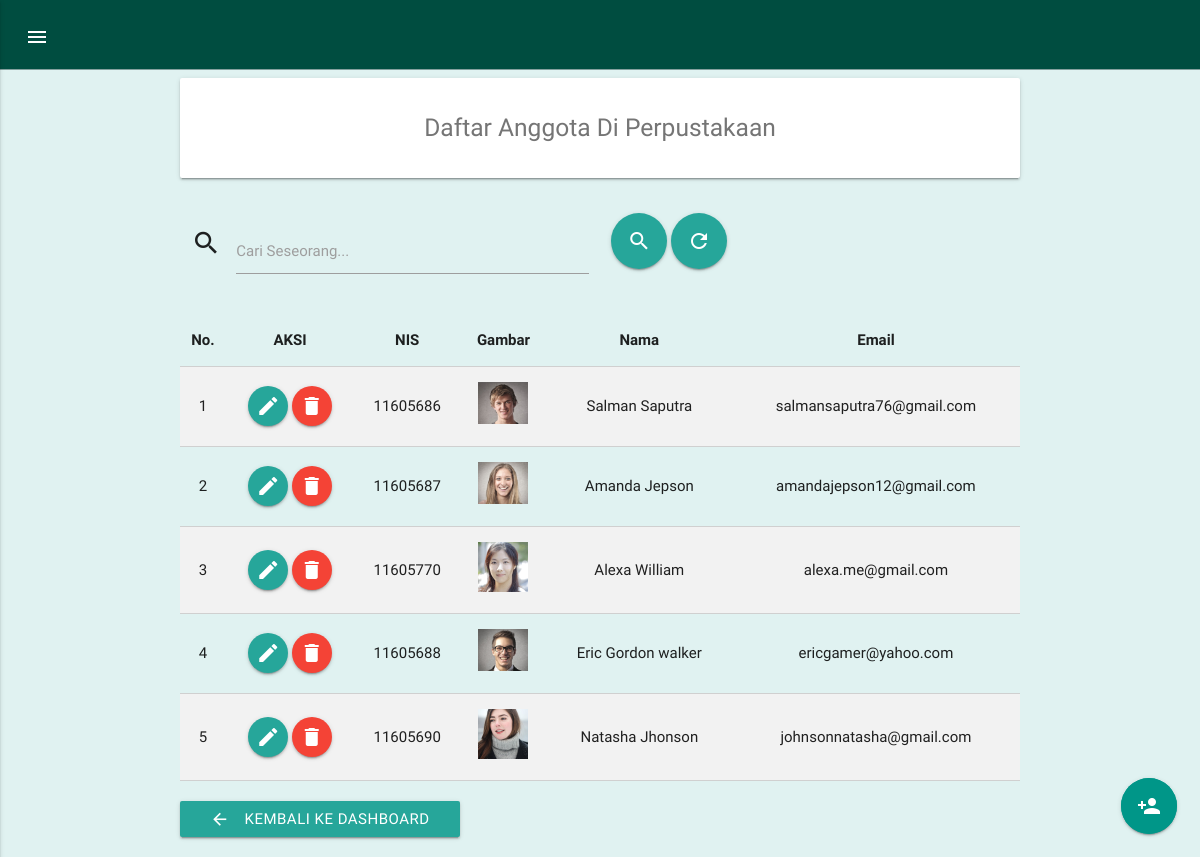
Screenshot of /anggota/anggota.php (signed in) with the database file from the repository.
### tables this page shows
CREATE TABLE `tb_anggota` (
  `id_anggota` int(11) NOT NULL,
  `nis` int(8) NOT NULL,
  `gambar` varchar(100) NOT NULL,
  `nama` varchar(100) NOT NULL,
  `email` varchar(50) NOT NULL
);

### anggota/functions.php (called while the page is built, shortened)
<?php
$conn = mysqli_connect("localhost","root","","perpustakaan");
function query($query){
	global $conn;
	$result = mysqli_query($conn, $query);
	$rows = [];
	while( $row = mysqli_fetch_assoc($result) ){
		$rows[] = $row;
	}
	return $rows;
}
?>

### anggota/anggota.php (the view, shortened to what this page needs)
<?php
require 'functions.php';
$anggota = query("SELECT * FROM tb_anggota");
?>
<!DOCTYPE html>
  <html>
    <head>
      <link rel="stylesheet" href="../css/materialize.min.css">
      <link rel="stylesheet" href="../css/style.css">
    </head>
    <body>
        <div class="main">
          <div class="navigation">
            <a href="#" data-activates="slide-out" class="button-collapse"><i class="material-icons">menu</i></a>
          </div>
        </div>
        <div class="container">
          <div class="row">
            <div class="col l12 m12 s12">
              <div class="card-panel">
                <h5 class="text-darken-2 center">Daftar Anggota Di Perpustakaan</h5>
              </div>
            </div>
          </div>
          <div class="row">
              <form action="" method="post" class="col m12 s12">
                <div class="input-field col m6 s12">
                  <i class="material-icons prefix">search</i>
                  <input id="keyword" type="text" name="keyword" class="validate">
                  <label for="keyword">Cari Seseorang...</label>
                </div>
                <div class="col m6 s12">
                  <button type="submit" name="cari" class="btn btn-floating btn-large"><i class="material-icons">search</i></button>
                  <button type="submit" name="back" class="btn btn-floating btn-large"><i class="material-icons">refresh</i></button>
                </div>
              </form>
          </div>
          <div id="container">
            <div class="row">
              <div class="col s12">
                <table class="table responsive-table bordered striped highlight centered">
                  <thead>
                    <tr>
                      <th>No.</th>
                      <th>AKSI</th>
                      <th>NIS</th>
                      <th>Gambar</th>
                      <th>Nama</th>
                      <th>Email</th>
                    </tr>
                  </thead>
                  <tbody>
                    <?php $i = 1; ?>
                      <?php foreach( $anggota as $row ) : ?>
                        <tr>
                          <td><?= $i; ?></td>
                          <td>
                            <a href="ubah.php?id_anggota=<?= $row["id_anggota"]; ?>" class="btn btn-floating waves-effect waves-light light_blue"><i class="material-icons">create</i></a>
                            <a href="hapus.php?id_anggota=<?= $row["id_anggota"] ?>" onclick="return confirm('Apakah anda yakin ingin menghapus data ini ?')" class="btn btn-floating waves-effect waves-light red"><i class="material-icons">delete</i></a>
                          </td>
                          <td><?= $row["nis"]; ?></td>
                          <td>
                            <img src="../img/<?= $row["gambar"]; ?>" width="50">
                          </td>
                          <td><?= $row["nama"]; ?></td>
                          <td><?= $row["email"]; ?></td>
                        </tr>
                        <?php $i++; ?>
                    <?php endforeach; ?>
                  </tbody>
                </table>
              </div>
            </div>
          </div>
          <div class="row">
            <div class="col m6 s12">
                <a href="../index.php" class="btn" type="submit" name="action">Kembali ke Dashboard
                  <i class="material-icons left">arrow_back</i>
                </a>
              </div>
          </div>
        </div>
        <div class="fixed-action-btn">
          <a class="btn btn-floating btn-large pulse waves-effect waves-light teal tooltipped" data-position="left" data-delay="30" data-tooltip="Tekan untuk tambah anggota" href="tambah_anggota.php"><i class="material-icons">person_add</i></a>
        </div>
    </body>
  </html>

### css/style.css (style rules this page uses)
body { margin: 0; padding: 0; background-color: #e0f2f1; }
.main { width: 100%; height: 70px; padding: 20px; background-color: #004d40; border-bottom: 1px solid rgba(189, 195, 199, .7); }
.navigation { width: 3%; padding: 5px; }
.navigation .button-collapse { color: #fff; }
.card-panel { height: 100px; color: #757575; }
table { overflow: scroll; }

### rows the page displays
tb_anggota: nis "11605686", gambar (picture), nama "Salman Saputra", email "salmansaputra76@gmail.com"
tb_anggota: nis "11605687", gambar (picture), nama "Amanda Jepson", email "amandajepson12@gmail.com"
tb_anggota: nis "11605770", gambar (picture), nama "Alexa William", email "alexa.me@gmail.com"
tb_anggota: nis "11605688", gambar (picture), nama "Eric Gordon walker", email "ericgamer@yahoo.com"
tb_anggota: nis "11605690", gambar (picture), nama "Natasha Jhonson", email "johnsonnatasha@gmail.com"
